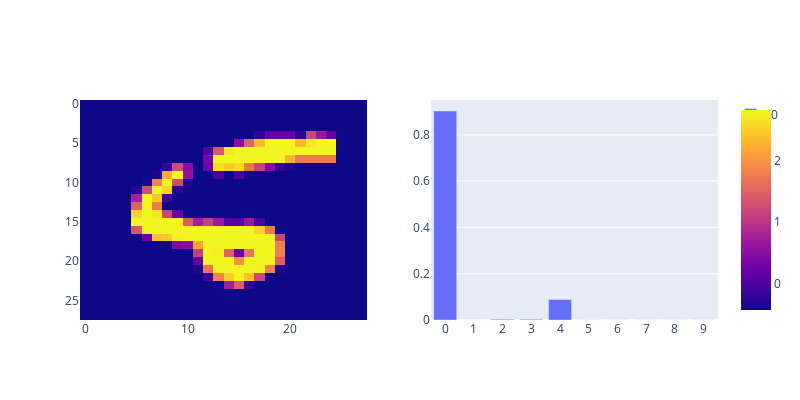

The cell this chart's notebook holds for it:
### Code cell
# Test out the model on a batch of images from the test set (includes the previously unseen classes, 5-9)
with torch.no_grad():
    for data, target in test_clean_loader:
        data, target = data.to(DEVICE), target.to(DEVICE)
        pred = overfittedCNN_model(data)
        break

# pred_idx = 6
pred_idx = 8
# pred_idx = 9
fig = make_subplots(rows=1, cols=2)

fig1 = px.imshow(data[pred_idx][0].cpu())
fig2 = px.bar(torch.exp(pred[pred_idx]).cpu())

fig.add_trace(fig1["data"][0], row=1, col=1)
fig.add_trace(fig2["data"][0], row=1, col=2)

fig.update_coloraxes(colorscale="Plasma")
fig.update_xaxes(dtick=1, row=1, col=2)
fig.update_yaxes(autorange="reversed", row=1, col=1)
fig.update_layout(width=800, height=400)

### Figure 1 — Plotly figure (JSON) as saved in the notebook; plotly's stock layout.template omitted (floating-point values rounded to 4 significant figures; data arrays with more than 128 entries replaced by an {"elided": "..."} marker saying what was removed)
{"data": [{"coloraxis": "coloraxis", "hovertemplate": "x: %{x}<br>y: %{y}<br>color: %{z}<extra></extra>", "name": "0", "type": "heatmap", "xaxis": "x", "yaxis": "y", "z": {"elided": "28x28 float values"}}, {"alignmentgroup": "True", "hovertemplate": "variable=0<br>index=%{x}<br>value=%{y}<extra></extra>", "legendgroup": "0", "marker": {"color": "#636efa", "pattern": {"shape": ""}}, "name": "0", "offsetgroup": "0", "orientation": "v", "showlegend": true, "textposition": "auto", "type": "bar", "x": [0, 1, 2, 3, 4, 5, 6, 7, 8, 9], "xaxis": "x2", "y": [0.9031, 9.388e-07, 0.003564, 0.003417, 0.08871, 0.0003866, 0.0002631, 0.0001538, 0.0001555, 0.0002634], "yaxis": "y2"}], "layout": {"coloraxis": {"colorscale": [[0, "#0d0887"], [0.1111, "#46039f"], [0.2222, "#7201a8"], [0.3333, "#9c179e"], [0.4444, "#bd3786"], [0.5556, "#d8576b"], [0.6667, "#ed7953"], [0.7778, "#fb9f3a"], [0.8889, "#fdca26"], [1, "#f0f921"]]}, "height": 400, "width": 800, "xaxis": {"anchor": "y", "domain": [0, 0.45]}, "xaxis2": {"anchor": "y2", "domain": [0.55, 1], "dtick": 1}, "yaxis": {"anchor": "x", "autorange": "reversed", "domain": [0, 1]}, "yaxis2": {"anchor": "x2", "domain": [0, 1]}}}
